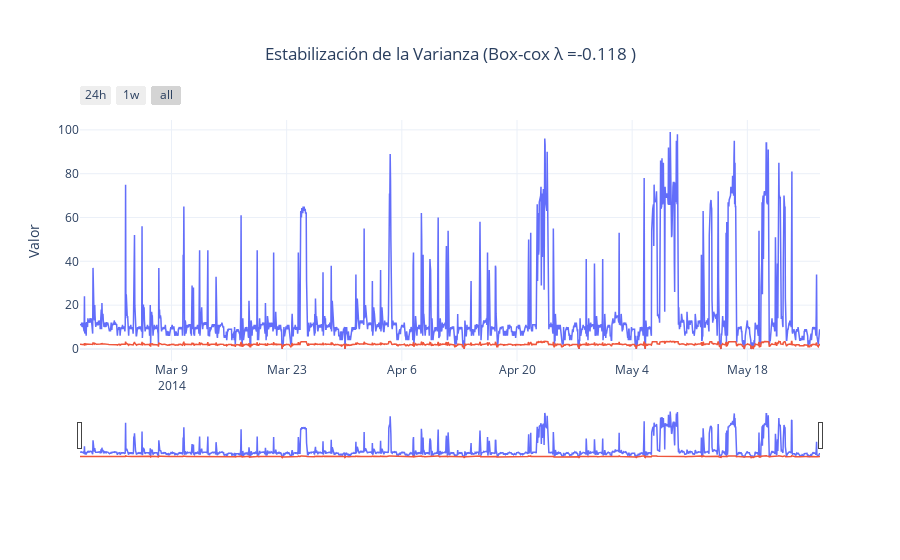

Notebook code for this chart:
### Code cell
# Traer la variable transformada de vuelta a Python
df['BoxCox_Consumo'] = %R df_r$BoxCox_Consumo
lambda_r = %R Lambda_est

plot_(f'Estabilización de la Varianza (Box-cox λ ={lambda_r[0]:.3f} )', 
      (df.index, df["Consumo"], "Datos Originales"),
      (df.index, df["BoxCox_Consumo"], "BoxCox Transformado"))

### Figure 1 — Plotly figure (JSON) as saved in the notebook; plotly's stock layout.template omitted (floating-point values rounded to 4 significant figures; data arrays with more than 128 entries replaced by an {"elided": "..."} marker saying what was removed)
{"data": [{"line": {"width": 1.5}, "mode": "lines", "name": "Datos Originales", "type": "scatter", "x": {"elided": "2160 str values"}, "y": {"elided": "2160 float values"}}, {"line": {"width": 1.5}, "mode": "lines", "name": "BoxCox Transformado", "type": "scatter", "x": {"elided": "2160 str values"}, "y": {"elided": "2160 float values"}}], "layout": {"legend": {"orientation": "h", "x": 0.5, "xanchor": "center", "y": -0.3, "yanchor": "top"}, "margin": {"b": 100, "t": 120}, "title": {"text": "Estabilización de la Varianza (Box-cox λ =-0.118 )", "x": 0.5, "xanchor": "center"}, "xaxis": {"rangeselector": {"buttons": [{"count": 24, "label": "24h", "step": "hour", "stepmode": "backward"}, {"count": 7, "label": "1w", "step": "day", "stepmode": "backward"}, {"step": "all"}], "x": 0, "y": 1.05}, "rangeslider": {"visible": true}, "type": "date"}, "yaxis": {"autorange": true, "title": {"text": "Valor"}}}}
